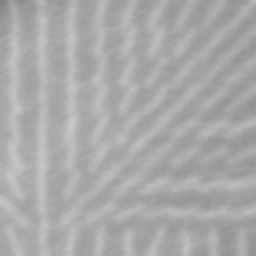
%> input picture Procesamiento de señales/Ultima guia/test_arc/test_arc_10.png, 128 x 128 px (shown 2 times larger)
$ octave --eval "result = funcionlbp(imread('test_arc/test_arc_10.png'));"   (GNU Octave 9; MATLAB toolbox functions it lacks are replaced by stand-ins)
%> lines starting %> are read from the running program, lines starting %| are printed output that depends on the picture
function [VCK,x,y]=funcionlbp(I)

[f,c]=size(I);
%> f = 128; c = 128
Pesos=[1 2 4 ; 128 1 8 ; 64 32 16];
I1=zeros(3,3);
x=[1;2;4;8;16;32;64;128];
y=zeros(8,1);
n=0; p=0; q=0; r=0; s=0; t=0; u=0; v=0;
for i=2:1:f-1
    for j=2:1:c-1

     if I(i-1,j-1)>=I(i,j)
        I1(1,1)=1;
        else
        I1(1,1)=0;
     end
     if I(i-1,j)>=I(i,j)
        I1(1,2)=1;
     else
        I1(1,2)=0;
     end

     if I(i-1,j+1)>=I(i,j)
        I1(1,3)=1;
     else
        I1(1,3)=0;
     end

     if I(i,j-1)>=I(i,j)
        I1(2,1)=1;
     else
        I1(2,1)=0;
     end

     if I(i,j)==I(i,j)
        I1(2,2)=0;
     end

     if I(i,j+1)>=I(i,j)
        I1(2,3)=1;
     else
        I1(2,3)=0;
     end

     if I(i+1,j-1)>=I(i,j)
        I1(3,1)=1;
     else
        I1(3,1)=0;
     end

     if I(i+1,j)>=I(i,j)
        I1(3,2)=1;
     else
        I1(3,2)=0;
     end

     if I(i+1,j+1)>=I(i,j)
        I1(3,3)=1;
     else
        I1(3,3)=0;
     end

     G=I1.*Pesos;
     H=sum(sum(G));
     VCK(i-1,j-1)=H;

    end
end
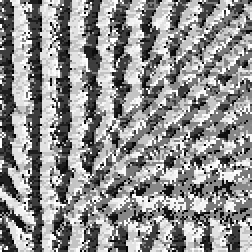
%> VCK: size 126x126 double (shown 2 times larger); min 0, max 255, mean 142.6
%> after the loop, I1 = [1 0 1; 1 0 1; 1 1 1]


for i=2:1:f-1
    for j=2:1:c-1

     if I(i-1,j-1)>=I(i,j)
        I1(1,1)=1;
        else
        I1(1,1)=0;
     end
     if I(i-1,j)>=I(i,j)
        I1(1,2)=1;
     else
        I1(1,2)=0;
     end

     if I(i-1,j+1)>=I(i,j)
        I1(1,3)=1;
     else
        I1(1,3)=0;
     end

     if I(i,j-1)>=I(i,j)
        I1(2,1)=1;
     else
        I1(2,1)=0;
     end

     if I(i,j)==I(i,j)
        I1(2,2)=0;
     end

     if I(i,j+1)>=I(i,j)
        I1(2,3)=1;
     else
        I1(2,3)=0;
     end

     if I(i+1,j-1)>=I(i,j)
        I1(3,1)=1;
     else
        I1(3,1)=0;
     end

     if I(i+1,j)>=I(i,j)
        I1(3,2)=1;
     else
        I1(3,2)=0;
     end

     if I(i+1,j+1)>=I(i,j)
        I1(3,3)=1;
     else
        I1(3,3)=0;
     end

 G=I1.*Pesos;
[f,c]=size(G);

for l=1:1:f
    for k=1:1:c
        m=G(l,k);
        if m==1
           n=1+n;
           y(1,1)=n;
        end
        if m==2
           p=1+p;
           y(2,1)=p;
        end
        if m==4
           q=1+q;
           y(3,1)=q;
        end
        if m==8
           r=1+r;
           y(4,1)=r;
        end
        if m==16
           s=1+s;
           y(5,1)=s;
        end
        if m==32
           t=1+t;
           y(6,1)=t;
        end
        if m==64
           u=1+u;
           y(7,1)=u;
        end
        if m==128
           v=1+v;
           y(8,1)=v;
        end
    end
end


    end


end
%> after the loop, I1 = [1 1 1; 1 0 1; 1 1 1]; n = 119; p = 147; q = 179; r = 186; s = 179; t = 168; u = 135; v = 111; y = [119; 147; 179; 186; 179; 168; 135; 111]


end
